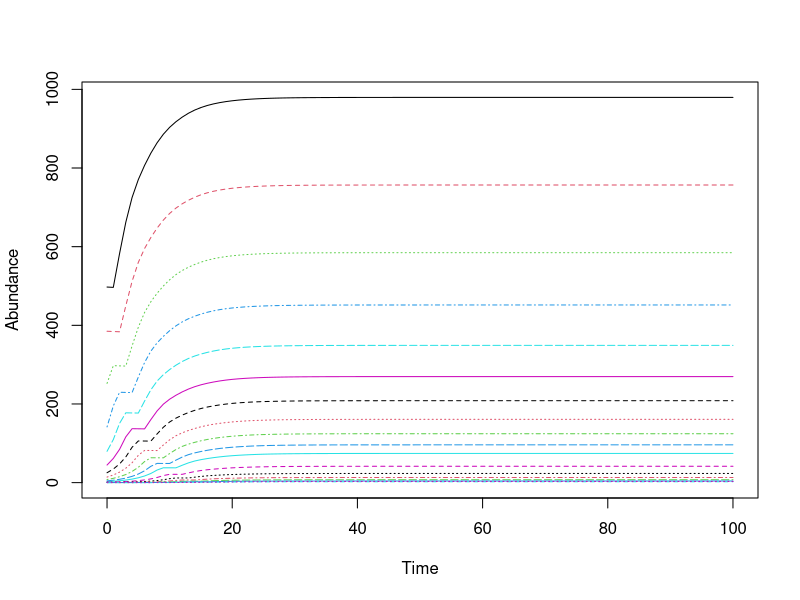

R code for this plot:
## ---- chunk 1
rm(list=ls())

library(tidyverse)

sapply(list.files(pattern="[.]R$", path="./Functions", full.names=TRUE), source)

IC <- read.csv('IC.csv')

#Set Model----
time_horizon = 100

# Recruits in unfished pop
R0 = 355770

# Calcualted total instantaneous mortality
Z.2012 = 0.579336

## ---- chunk 2
Linf = 122.1
K = 0.172
to = 0.919
  
Wa = 0.024
  
Wb = 2.824
  
maxAge = 18

#Length (cm) at which a fish is 50/95 percent likely to be mature
m50 = 55

m95 = 62.7

females = 0.6

#Natural mortality
M <- K * 1.5


#Steepness parameter h - when you dont have a study use 0.7
h=0.7
## ---- chunk 3
#Morphology ----

#Our max age is 18 years
Age <- seq(1,maxAge,1)

#Length at median age 
Length <- Linf * (1 - exp(-K * ((Age + 0.5) - to)))

#Converts lengths (cm) to weight (g)
Weight <- Wa*Length^Wb

# Probabilty of Maturity
Ma = 1/(1 + exp(-log(19)*((Length - m50)/(m95 - m50))))

#realitve fecundity - produce about 41 eggs per gram 
#SOURCE: https://www.scribd.com/doc/81002346/Crecimiento-y-Reproduccion-de-corvina
fa <- Weight*41

#Price per USD per kg is dependent on size of fish
Price <- c(0.71,3.25,4.31)


## ---- chunk 4
#Length (cm) at which a fish is vulnerable to fishing mortality----
Lc = trunc(Length)

# Hold mortality constant through time
Z = Z.2012


Scenarios = expand.grid(Lc, Z) %>%
            select(Z = Var2, Lc = Var1) %>%
            mutate(Label = paste(Z, Lc, sep = "-"))
## ---- chunk 5
#gear selectivity

Lc =100
Va = ifelse(Length < Lc, 0, 1)

#fishing mortality

F = Z.2012 - M 

#survival probabilty

Sa <- exp(-M - ( Va * (F)))

## ---- chunk 6

A = matrix(data = 0, nrow = maxAge, ncol = maxAge)


for (r in 2:18) {
  
  j = r - 1 
  
  A[r, j] =  Sa[j]

}

A[maxAge, maxAge] = Sa[maxAge]

## ---- chunk 7

N0 = as.numeric(IC[1, ])

pop <- matrix(0, maxAge, time_horizon + 1)
pop[, 1] <- N0

for (i in 1:time_horizon) {
  # Survival
  pop[, i + 1] <- A %*% pop[, i]
  # Reproduction
  Ne <- sum(fa * Ma * females * pop[, i])
  
  
  pop[1, i + 1] <- (560 * Ne) / (17271619 + ((h - 0.2) * Ne))
}


pop[,90:100]
matplot(0:time_horizon, t(pop), type = "l", xlab = "Time",  ylab = "Abundance")

## ---- chunk 8


Linf = 122.1
K = 0.172
to = 0.919


#Our max age is 18 years
Age <- seq(1,maxAge,1)

#Length at median age 
Length <- Linf * (1 - exp(-K * ((Age + 0.5) - to)))

#Converts lengths (cm) to weight (g)
Weight <- Wa*Length^Wb

# Probabilty of Maturity
Ma = 1/(1 + exp(-log(19)*((Length - m50)/(m95 - m50))))

#realitve fecundity - produce about 41 eggs per gram 
#SOURCE: https://www.scribd.com/doc/81002346/Crecimiento-y-Reproduccion-de-corvina
fa <- Weight*41
